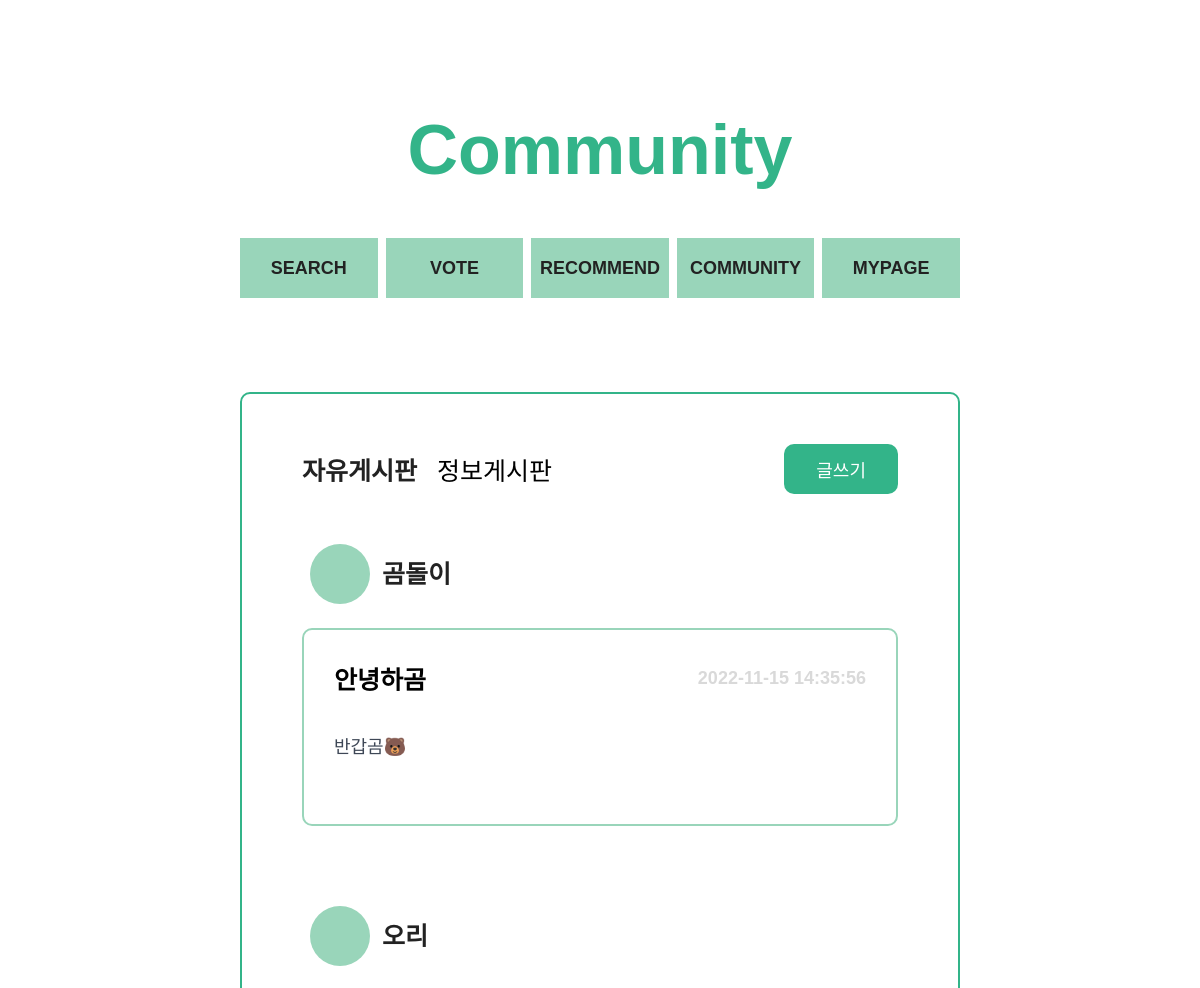
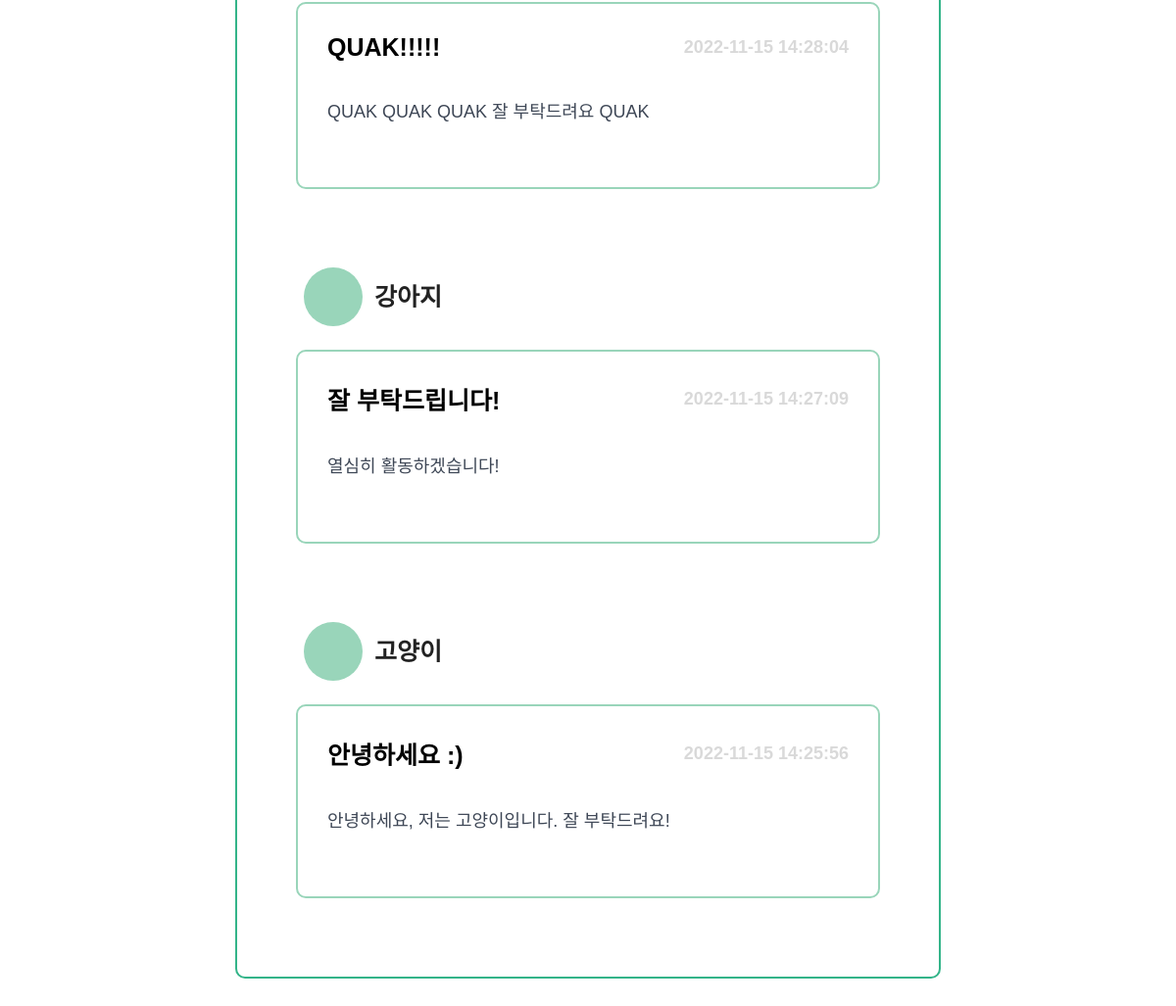
The page /pages/community/index.php on the database its author committed (2 pictures, top to bottom).
### tables this page shows
create table board (
	boardid int not null auto_increment primary key,
	userid varchar(20) not null,
	title varchar(50) not null,
	content varchar(500) not null,
	timestamps timestamp not null DEFAULT CURRENT_TIMESTAMP,
	type varchar(10) not null,
	foreign key (userid) references users (userid)
);

create table users (
	userid varchar(20) not null primary key,
	password varchar(40) not null,
	name varchar(15) not null,
	profile varchar(500) not null
);

### pages/community/index.php (the view, shortened to what this page needs)
<?php
$conn = mysqli_connect("localhost", "team15", "team15", "team15");
$res = array();
$userId = $_SESSION['userId'];
if (mysqli_connect_errno()) {
    echo "<script>alert('Connection fail');</script>";
    exit();
} else {
    $sql = "select f.boardid, f.title, f.content, f.timestamps, u.userid, u.name, u.profile
            from board as f
            inner join users as u on f.userid = u.userid
            where type = 'free'
            order by f.boardid desc";
    if($stmt = mysqli_prepare($conn, $sql)) {
        if(mysqli_stmt_execute($stmt)) {
            mysqli_stmt_bind_result($stmt, $boardid, $title, $content, $time, $writerId, $writer, $writer_profile);
            while(mysqli_stmt_fetch($stmt)) {
                array_push($res, [
                    "boardid" => $boardid,
                    "title" => $title,
                    "content" => $content,
                    "time" => $time,
                    "writerId" => $writerId,
                    "writer" => $writer,
                    "profile" => $writer_profile
                ]);
            }
        } else {
            echo "<script>alert('fail execute the query');</script>";
            exit();
        }
    } else {
        echo "<script>alert('Fail prepare the statement');</script>";
        exit();
    }
}
?>
<!DOCTYPE html>
<html lang="en">
<head>
    <link rel="stylesheet" href="../../index.css">
    <link rel="stylesheet" href="./communityStyle.css">
</head>
<body>
    <div id="contents">
        <header class="title">
            <h1>Community</h1>
        </header>
        <section class="menu">
            <a href="../search/search.php"><h4 class="eachMenu">SEARCH</h4></a>
            <a href="../vote/index.html"><h4 class="eachMenu">VOTE</h4></a>
            <a href="../recommend/index.html"><h4 class="eachMenu">RECOMMEND</h4></a>
            <a href="../community/index.php"><h4 class="eachMenu">COMMUNITY</h4></a>
            <a href="../mypage/index.php"><h4 class="eachMenu">MYPAGE</h4></a>
        </section>
        <section class="board">
            <div class="topMenu">
                <div class="category">
                    <h3 class="free" onclick="location.href='index.php'"><span id="span">자유게시판</span></h3>
                    <h3 class="info" onclick="location.href='community_info.php'">정보게시판</h3>
                </div>
                <?php
                $url = "./community_newPost.php?type=free";
                ?>
                    <button class="button" onclick="location.href='<?=$url?>'">글쓰기</button>
            </div>
            <?php
            for ($i=0; $i < count($res); $i++) {
                if($res[$i]['writerId'] == $userId) {
                    $url = "community_myPost.php?boardid=".$res[$i]['boardid'];
                } else {
                    $url = "community_each.php?boardid=".$res[$i]['boardid'];
                }
            ?>
            <div class="post" onclick="location.href='<?=$url?>'">
                <div class="eachProfile">
                    <div class="profileImg">
                    </div>
                    <p class="nickName"><?=$res[$i]['writer']?></p>
                </div>
                <div class="eachPost">
                    <div class="eachPostTop">
                        <h3 class="eachPostTitle"><?=$res[$i]['title']?></h3>
                        <div class="timeStamp"><?=$res[$i]['time']?></div>
                    </div>
                    <h4 class="postContents">
                        <?=$res[$i]['content']?>
                    </h4>
                </div>
            </div>
            <?php
            }
            ?>
        </section>
    </div>
</body>
</html>

### index.css (style rules this page uses)
:root { --color-white: #ffffff; --color-gray-600: #222222; --color-gray-500: #3E4756; --color-gray-450: #A2ACBD; --color-gray-400: #9A9999; --color-gray-350: #D9D9D9; --color-gray-300: #EEEEEE; --color-blue-600: #1B4965; --color-blue-500: #62B6CB; --color-blue-400: #5FA8D3; --color-blue-300: #98C0F6; --color-blue-200: #CAE9FF; --color-red-300: #F47D79; --color-red-200: #FCA5A5; --color-red-100: #FECACA; --color-green-300: #33B489; --color-green-200: #67C891; --color-green-100: #99D5BA; --color-grad-500: #BEE9E8; --color-grad-400: #ACF2E2; --color-grad-300: #A8F8CF; --color-grad-200: #B6FCB3; --color-grad-100: #F9F871; --font-large: 70px; --font-medium: 35px; --font-regular: 25px; --font-semi-regular : 20px; --font-small:18px; --font-semi-micro: 15px; --font-micro: 13px; --weight-bold: 700; --weight-regular: 400; --weight-light: 300; --border-radius-regular: 10px; --border-radius-small: 5px; --animation-duration: 300ms; --width-large:72rem; --width-medium:65rem; }
* { box-sizing: border-box; font-size: 62.5%; }
body { width: 100%; height: 100%; font-family: "source-han-sans-korean", sans-serif; cursor: default; text-align: center; background-color: var(--color-white); margin: 0; padding: 0; }
a { text-decoration: none; }
button { background-color: transparent; cursor: pointer; border: none; outline: none; padding: 0; }
h1, .title1 { font-size: var(--font-large); font-weight: var(--weight-bold); margin:0; }
h3, .title3 { font-size: var(--font-regular); font-weight: var(--weight-bold); margin:0; }
h4, .title4 { font-size: var(--font-small); font-weight: var(--weight-bold); margin:0; }
#contents { margin: 0 auto; display: flex; flex-direction: column; width: 72rem; padding-bottom: 10rem; }
.title { margin-top:11rem; margin-bottom:2.4rem; }

### pages/community/communityStyle.css (style rules this page uses)
.title { color : var(--color-green-300); font-weight: var(--weight-bold); font-size: var(--font-large); text-align: center; margin-top: 11rem; }
.menu { display: grid; grid-template-columns: 1fr 1fr 1fr 1fr 1fr; column-gap: 0.8rem; width: 100%; height: 6rem; margin: 2.4rem auto; }
.eachMenu { display: flex; align-items: center; justify-content: center; background-color: var(--color-green-100); height: 100%; color: var(--color-gray-600); }
.board { margin-top: 7rem; border: 2px solid var(--color-green-300); border-radius: var(--border-radius-regular); width: 100%; height: max-content; padding: 5rem 6rem 0 6rem; }
.topMenu { display: flex; flex-direction: row; align-items: center; justify-content: space-between; width: 100%; margin-bottom: 5rem; }
.category { display: flex; flex-direction: row; align-items: center; justify-content: space-between; }
.free, .info { margin-right: 2rem; font-weight: var(--weight-regular) }
#span { color: var(--color-gray-600); font-size: var(--font-regular); font-weight: var(--weight-bold); }
.button { width: auto; padding: 1.2rem 3.2rem; background-color: var(--color-green-300); border-radius: var(--border-radius-regular); color: var(--color-white); font-size: var(--font-small); }
.eachPost { margin: 2.4rem auto 8rem auto; border: 2px solid var(--color-green-100); border-radius: var(--border-radius-regular); width: 100%; height: max-content; padding: 3rem; background-color: var(--color-white) }
.eachProfile { display: grid; grid-template-columns: 6rem max-content; column-gap: 1.2rem; height: 6rem; margin-left: 0.8rem; }
.profileImg { width: 6rem; height: 6rem; border-radius: 100%; background-color: var(--color-green-100); }
.nickName { color: var(--color-gray-600); font-size: var(--font-regular); font-weight: var(--weight-bold); margin: 0; line-height: 6rem; }
.eachPostTop, .each_eachPostTop { display: flex; flex-direction: row; align-items: center; justify-content: space-between; margin-bottom: 3.6rem; }
.timeStamp { top: 1rem; color: var(--color-gray-350); font-size: var(--font-small); font-weight: var(--weight-bold); }
.eachPostTitle { margin: 0; }
.postContents { color: var(--color-gray-500); font-weight: var(--weight-regular); text-align: left; margin-bottom: 3.6rem; }

### rows shown on the page
board: userid.name "곰돌이", title "안녕하곰", timestamps "2022-11-15 14:35:56", content "반갑곰🐻"
board: userid.name "오리", title "QUAK!!!!!", timestamps "2022-11-15 14:28:04", content "QUAK QUAK QUAK 잘 부탁드려요 QUAK"
board: userid.name "강아지", title "잘 부탁드립니다!", timestamps "2022-11-15 14:27:09", content "열심히 활동하겠습니다!"
board: userid.name "고양이", title "안녕하세요 :)", timestamps "2022-11-15 14:25:56", content "안녕하세요, 저는 고양이입니다. 잘 부탁드려요!"
